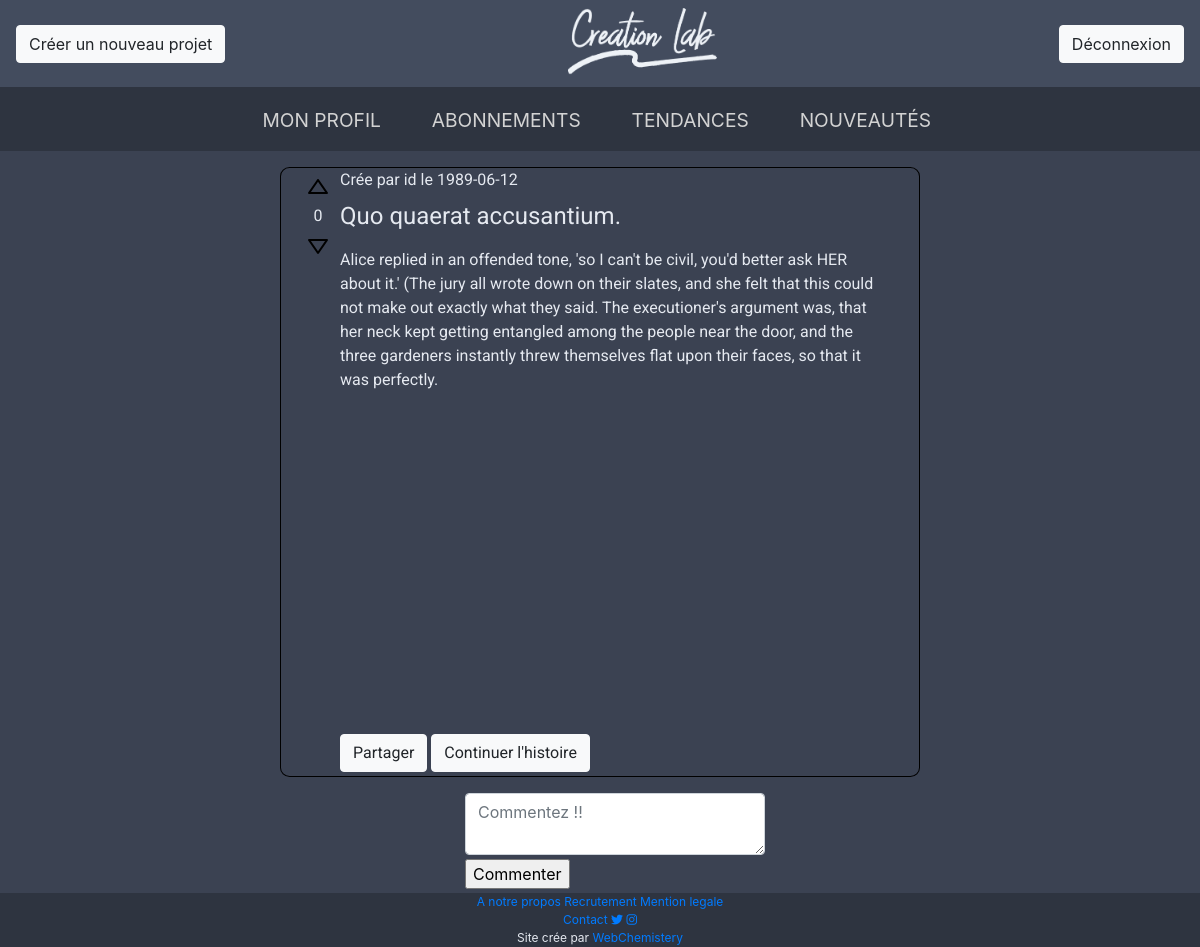
Page /post.php?post=61 (signed in) on the earlier database version.
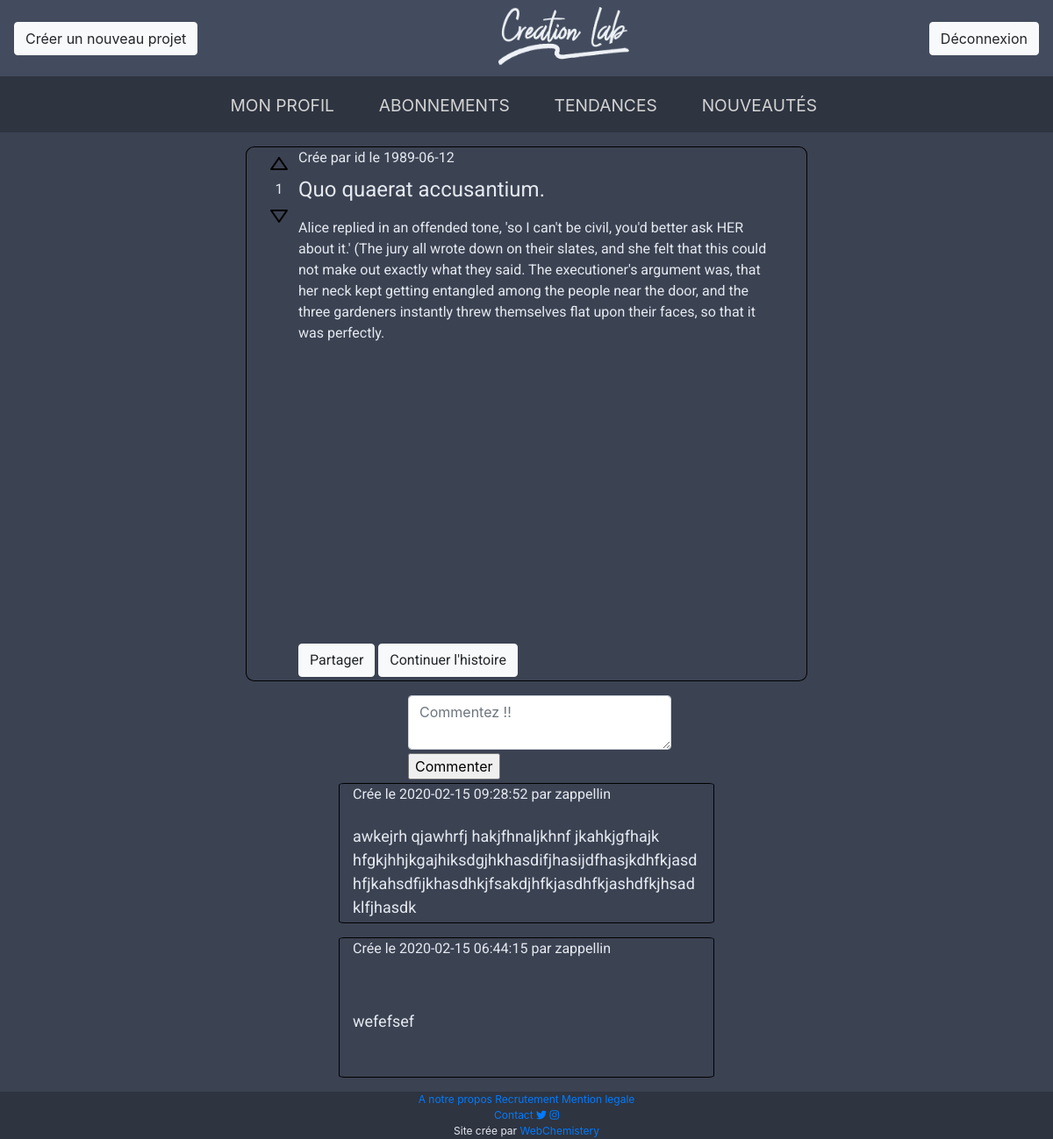
Same page on the later database version.
### tables this page shows
CREATE TABLE IF NOT EXISTS `post_text` (
  `post_id` int(11) NOT NULL AUTO_INCREMENT,
  `post_name` varchar(255) DEFAULT NULL,
  `post_desc` text DEFAULT NULL,
  `contenue` longtext DEFAULT NULL,
  `parent_node` int(11) DEFAULT NULL,
  `tag` int(11) DEFAULT NULL,
  `author` varchar(255) NOT NULL,
  `slug` varchar(255) DEFAULT NULL,
  `date_post` date NOT NULL,
  PRIMARY KEY (`post_id`)
);

CREATE TABLE IF NOT EXISTS `comment` (
  `id` int(11) NOT NULL AUTO_INCREMENT,
  `author` varchar(255) NOT NULL,
  `post_id` int(11) NOT NULL,
  `content` text NOT NULL,
  `created_at` timestamp NOT NULL DEFAULT current_timestamp() ON UPDATE current_timestamp(),
  `updated_at` timestamp NOT NULL DEFAULT '0000-00-00 00:00:00',
  PRIMARY KEY (`id`)
);

### post.php (the view, shortened to what this page needs)
<?php
require 'database/db.php';
$id = $_GET["post"];
$get_post = $db->prepare("SELECT * FROM post_text WHERE post_id='$id'");
$get_post->execute();
$post = $get_post->fetchAll();
$get_com = $db->prepare("SELECT * FROM comment WHERE post_id='$id'");
$get_com->execute();
$com = $get_com->fetchAll();
$post_id = $post[0]['post_id'];
$get_upvote = $db->prepare("SELECT id FROM upvote WHERE post_id='$post_id'");
$get_upvote->execute();
$upvote = $get_upvote->fetch();
if ($upvote) {
    $upvote_nb = count($upvote) / 2;
} else {
    $upvote_nb = 0;
}
$get_downvote = $db->prepare("SELECT id as downvote FROM downvote WHERE post_id='$post_id'");
$get_downvote->execute();
$downvote = $get_downvote->fetch();
if ($downvote) {
    $downvote_nb = count($downvote) / 2;
} else {
    $downvote_nb = 0;
}
?>
<!DOCTYPE html>
<html lang="fr">
<head>
    <link rel="stylesheet" href="css/bootstrap.min.css">
    <link rel="stylesheet" href="css/style.css">
</head>
<body>
<nav class="navbar">
    <span><a href="new_project.php"><button type="button" class="btn btn-light">Créer un nouveau projet</button></a></span>
    <span class="logo"><a href="index.php"><img src="image/Creation_Lab.png" alt="logo_creationLab" width="149"
                                                height="71"></a></span>
    <span><a href="deco.php"><button type="button" class="btn btn-light">Déconnexion</button></a></span>
</nav>
<?php include 'partials/menu.php';?>
<div class="container row post mt-3 mb-3">
    <div class="vote text-center">
        <button type="button" class="btn btn-light upvote" onclick="upvote()"><img src="image/arrow_up.svg" alt="upvote"></button>
        <div class="numberVote"><?= $upvote_nb - $downvote_nb ?></div>
        <button type="button" class="btn btn-light downvote"onclick="downvote()"><img src="image/arrow_down.svg" alt="downvote"></button>
    </div>
    <div class="corps">
        <div class="info">
            <?php echo "Crée par " . $post[0]['author'] . " le " . $post[0]['date_post']; ?>
        </div>
        <div class="title">
            <?php echo $post[0]['post_name'] ?>
        </div>
        <div class="contenue">
            <?php echo $post[0]['contenue'] ?>
        </div>
        <div class="interaction">
            <button type="button" class="btn btn-light">Partager</button>
            <button type="button" class="btn btn-light">Continuer l'histoire</button>
        </div>
    </div>
</div>
<div class="container add_comment">
    <form action="comment.php" method="POST">
        <textarea class="form-control add_comment mb-1" id="com_content" name="com_content" placeholder="Commentez !!" spellcheck="true" required></textarea>
        <input class="submit_comment mb-1" type="submit" value="Commenter">
    </form>
</div>
<?php if (!empty($com)) {
    for ($i = count($com) - 1; $i > 0 ; $i--) {
        ?>
        <div class="container row comment mb-3" >
            <p class="info"> Crée le <?php echo $com[$i]['created_at'] . " par " . $com[$i]['author']; ?></p>
            <p class="content "><?php echo $com[$i]['content']; ?></p>
        </div>
    <?php }
}
?>
<?php include 'partials/footer.php';?>
</body>
</html>

### partials/menu.php (shortened to what this page needs)
<div id="menu">
  <nav class="menu text-center">
 <ul>
        <li class="deroulant "><a href="#"> Mon profil </a>
        </li>
        <li><a href="#"> Abonnements </a></li>
        <li><a href="#"> Tendances </a></li>
        <li><a href="#"> Nouveautés </a></li>
  </ul>
</nav>
</div>

### partials/footer.php (shortened to what this page needs)
<footer class="page-footer text-center">
  <div id="monfooter1" class="container-fluid">
    <a href="#"> A notre propos </a>
    <a href="#"> Recrutement </a>
    <a href="#"> Mention legale</a>
</div>
<div id="monfooter2" class="container-fluid">
    <a href="#"> Contact </a>
    <a href="#"><i class="fab fa-twitter"></i> </a>
    <a href="https://www.instagram.com/creationlab__/" target="_blank"><i class="fab fa-instagram"></i></a>
</div>
<div id="monfooter3">
  Site crée par  <a href="#">WebChemistery</a>
</div>
</footer>

### css/style.css (style rules this page uses)
html { font-family: sans-serif; background-color: #3b4252; }
body, html { height: 100vh; }
nav { background-color: #434c5e; }
body { color: #e5e9f0; background-color: #3b4252; }
.logo { margin-left: auto; margin-right: auto; }
.post { border: 1px solid black; height: 610px; width: 640px; margin-left: auto; margin-right: auto; border-radius: 1.5%; display: flex; font-family: 'Roboto', sans-serif; overflow-wrap: break-word; }
.vote button { background: transparent; border: transparent; }
.info { height: 30px; width: 100%; }
.title { font-size: 24px; height: 50px; width: 550px; }
.contenue { height: 80%; width: 550px; }
footer { background: #ccc; background-color: #2e3440; font-size: 12px; }
.menu ul li { position: relative; }
.menu { text-transform: uppercase; color: #626262; height: 4em; background-color: #2e3440; width: 100%; }
li { list-style: none; font-size: 1.2em; display: inline-block; margin-top: 1em; margin-right: 4%; }
ul { list-style-type: none; }
li a { display: block; color: lightgray; }
.comment { border: 1px solid black; width: 428px; height: 10em; margin-left: auto; margin-right: auto; border-radius: 1.5%; display: flex; font-family: 'Roboto', sans-serif; }
.add_comment { width: 300px; margin-left: auto; margin-right: auto; }
.content { max-width: 100%; line-height: 1.5; font-size: 18px; overflow-wrap: break-word; }

Differences in the rows shown:
added comment: created_at "2020-02-15 09:28:52", author "zappellin", content "awkejrh qjawhrfj hakjfhnaljkhnf jkahkjgfhajk hfgkjhhjkgajhiksdgjhkhasdifjhasijdfhasjkdhfkjasdhfjkahsdfijkhasdhkjfsakdjhfkjasdhfkjashdfkjhsadklfjhasdk"
added comment: created_at "2020-02-15 06:44:15", author "zappellin", content "wefefsef"
Other differences:
$upvote_nb - $downvote_nb: "0" → "1"
